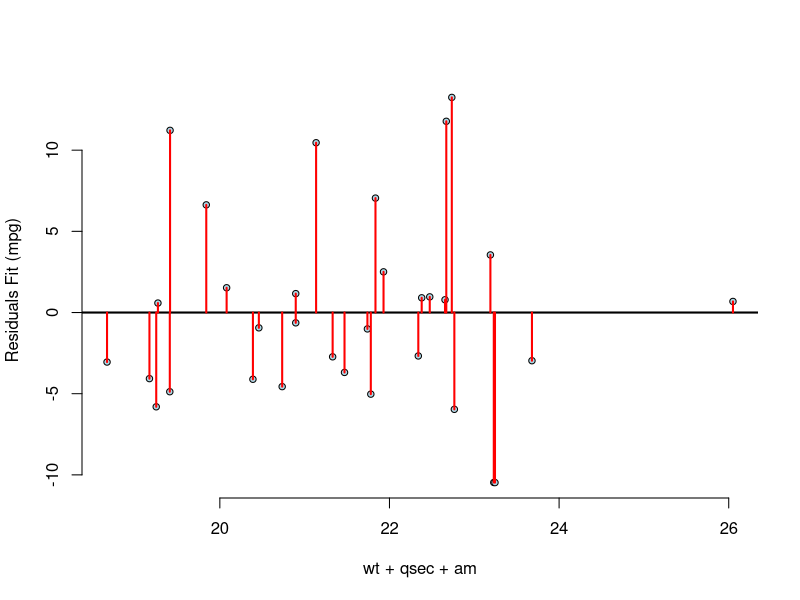

Recreate this plot in R. (Note: this script raises an error after producing the figure.)
## ---- chunk 1
setwd("~/Desktop/Coursera_R/7_Regression Models/RM_proj_MPG_MotorTrendData")
rm(list=ls())
sessionInfo()
date()
## ---- chunk 2
x <- (mtcars$wt + mtcars$qsec + as.numeric(mtcars$am))
y <- mtcars$mpg
n <- length(y)
fw <- lm(y ~ x, data = mtcars)
e <- resid(fw);sum(e)
#par(mfrow = c(1,1), mar = c(4,4,4,3)) # set margin
plot(x,e,
     xlab = "wt + qsec + am",
     ylab = "Residuals Fit (mpg)",
     bg = "lightblue",
     col = "black", cex = .85, pch = 21, frame = FALSE)
abline(h = 0, lwd = 2)
for(i in 1:n)
        lines(c(x[i], x[i]), c(e[i], 0), col = "red", lwd = 2)
sum(e)
## ---- chunk 3
t.test(mpg ~ factor(am), paired = FALSE, var.equal=FALSE, data = mtcars)
## ---- chunk 4

panel.cor <- function(x, y, digits = 2, prefix = "", cex.cor, ...)
{
        usr <- par("usr"); on.exit(par(usr))
        par(usr = c(0, 1, 0, 1))
        r <- abs(cor(x, y))
        txt <- format(c(r, 0.123456789), digits = digits)[1]
        txt <- paste0(prefix, txt)
        if(missing(cex.cor)) cex.cor <- 0.8/strwidth(txt)
        text(0.5, 0.5, txt, cex = cex.cor * r)
}
pairs(mtcars[c(1,6,7,9)], lower.panel=panel.smooth, upper.panel = panel.cor, cex=.85, pch=20, col="lightblue", cex.labels=2, font.lables =2, main = "MPG mtcars data")
## ---- chunk 5
data(mtcars)
par(mfrow = c(2,2), mar = c(4,4,4,4)) # set margin
mtcars$vs <- factor(mtcars$vs, labels = c("V-block", "S-block")); mtcars$am <- factor(mtcars$am, labels = c("Auto", "Manual")); mtcars$gear <- factor(mtcars$gear); mtcars$carb <- factor(mtcars$carb)
hist(mtcars$mpg[mtcars$am=="Auto"], breaks=10, xlab = "Miles-Per-gallon", ylab = "Frequency", main = "Automatic Transmission", col = "yellow", xlim = range(5:40))
abline(v=mean(mtcars$mpg[mtcars$am=="Auto"]), col="red", lwd = 4)
hist(mtcars$mpg[mtcars$am=="Manual"], breaks=10, xlab = "Miles-Per-gallon", ylab = "Frequency", main = "Manual Transmission", col="lightblue", xlim = range(5:40))
abline(v=mean(mtcars$mpg[mtcars$am=="Manual"]), col="blue", lwd = 4)
##      Box Plot:
#data("mtcars");par(mfrow = c(1,1), mar = c(4,4,4,4))
mtcars$vs <- factor(mtcars$vs, labels = c("V-block", "S-block")); mtcars$am <- factor(mtcars$am, labels = c("Auto", "Manual")); mtcars$gear <- factor(mtcars$gear); mtcars$carb <- factor(mtcars$carb)
boxplot(mpg ~ am, data = mtcars, col = (c("yellow","lightblue")), ylab = "Miles-Per-Gallon", xlab = "Transmission", main =  "MPG vs Transmission Type")
